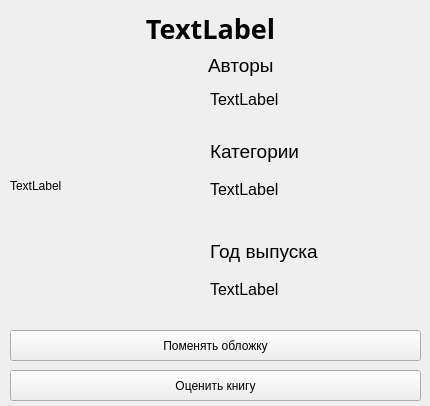
<?xml version="1.0" encoding="UTF-8"?>
<ui version="4.0">
 <class>Form</class>
 <widget class="QWidget" name="Form">
  <property name="geometry">
   <rect>
    <x>0</x>
    <y>0</y>
    <width>430</width>
    <height>406</height>
   </rect>
  </property>
  <property name="windowTitle">
   <string>Form</string>
  </property>
  <widget class="QLabel" name="title">
   <property name="geometry">
    <rect>
     <x>10</x>
     <y>10</y>
     <width>401</width>
     <height>31</height>
    </rect>
   </property>
   <property name="font">
    <font>
     <family>Sitka Text Semibold</family>
     <pointsize>20</pointsize>
     <bold>true</bold>
    </font>
   </property>
   <property name="text">
    <string>TextLabel</string>
   </property>
   <property name="alignment">
    <set>Qt::AlignHCenter|Qt::AlignTop</set>
   </property>
  </widget>
  <widget class="QLabel" name="cover">
   <property name="geometry">
    <rect>
     <x>10</x>
     <y>50</y>
     <width>191</width>
     <height>271</height>
    </rect>
   </property>
   <property name="text">
    <string>TextLabel</string>
   </property>
  </widget>
  <widget class="QLabel" name="lbl">
   <property name="geometry">
    <rect>
     <x>208</x>
     <y>50</y>
     <width>211</width>
     <height>31</height>
    </rect>
   </property>
   <property name="font">
    <font>
     <pointsize>14</pointsize>
    </font>
   </property>
   <property name="text">
    <string>Авторы</string>
   </property>
  </widget>
  <widget class="QLabel" name="authors">
   <property name="geometry">
    <rect>
     <x>210</x>
     <y>90</y>
     <width>201</width>
     <height>51</height>
    </rect>
   </property>
   <property name="font">
    <font>
     <pointsize>12</pointsize>
    </font>
   </property>
   <property name="text">
    <string>TextLabel</string>
   </property>
   <property name="alignment">
    <set>Qt::AlignLeading|Qt::AlignLeft|Qt::AlignTop</set>
   </property>
  </widget>
  <widget class="QLabel" name="lbl2">
   <property name="geometry">
    <rect>
     <x>210</x>
     <y>140</y>
     <width>191</width>
     <height>31</height>
    </rect>
   </property>
   <property name="font">
    <font>
     <pointsize>14</pointsize>
    </font>
   </property>
   <property name="text">
    <string>Категории</string>
   </property>
   <property name="alignment">
    <set>Qt::AlignLeading|Qt::AlignLeft|Qt::AlignTop</set>
   </property>
  </widget>
  <widget class="QLabel" name="categories">
   <property name="geometry">
    <rect>
     <x>210</x>
     <y>180</y>
     <width>191</width>
     <height>61</height>
    </rect>
   </property>
   <property name="font">
    <font>
     <pointsize>12</pointsize>
    </font>
   </property>
   <property name="text">
    <string>TextLabel</string>
   </property>
   <property name="alignment">
    <set>Qt::AlignLeading|Qt::AlignLeft|Qt::AlignTop</set>
   </property>
  </widget>
  <widget class="QLabel" name="label_5">
   <property name="geometry">
    <rect>
     <x>210</x>
     <y>240</y>
     <width>171</width>
     <height>31</height>
    </rect>
   </property>
   <property name="font">
    <font>
     <pointsize>14</pointsize>
    </font>
   </property>
   <property name="text">
    <string>Год выпуска</string>
   </property>
   <property name="alignment">
    <set>Qt::AlignLeading|Qt::AlignLeft|Qt::AlignTop</set>
   </property>
  </widget>
  <widget class="QLabel" name="year">
   <property name="geometry">
    <rect>
     <x>210</x>
     <y>280</y>
     <width>201</width>
     <height>31</height>
    </rect>
   </property>
   <property name="font">
    <font>
     <pointsize>12</pointsize>
    </font>
   </property>
   <property name="text">
    <string>TextLabel</string>
   </property>
   <property name="alignment">
    <set>Qt::AlignLeading|Qt::AlignLeft|Qt::AlignTop</set>
   </property>
  </widget>
  <widget class="QPushButton" name="change_cover_button">
   <property name="geometry">
    <rect>
     <x>10</x>
     <y>330</y>
     <width>411</width>
     <height>31</height>
    </rect>
   </property>
   <property name="text">
    <string>Поменять обложку</string>
   </property>
  </widget>
  <widget class="QPushButton" name="rate_button">
   <property name="geometry">
    <rect>
     <x>10</x>
     <y>370</y>
     <width>411</width>
     <height>31</height>
    </rect>
   </property>
   <property name="text">
    <string>Оценить книгу</string>
   </property>
  </widget>
 </widget>
 <resources/>
 <connections/>
</ui>
